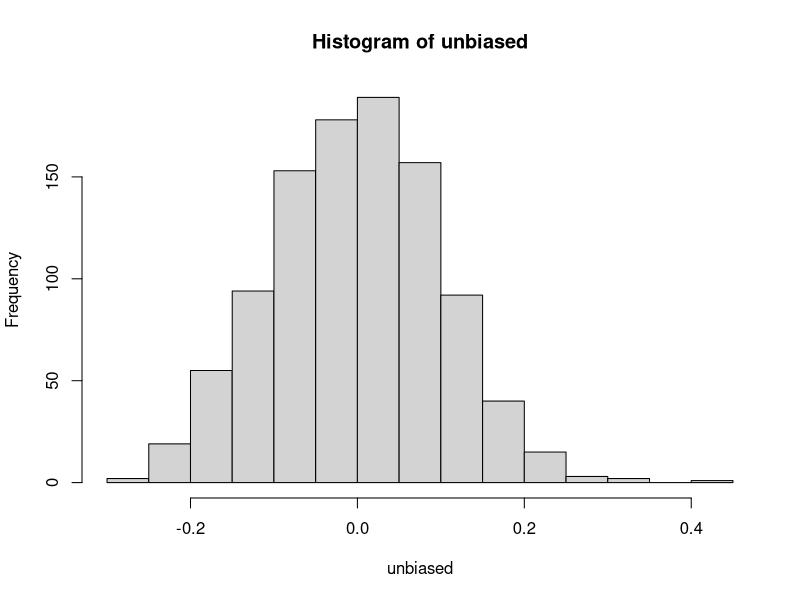
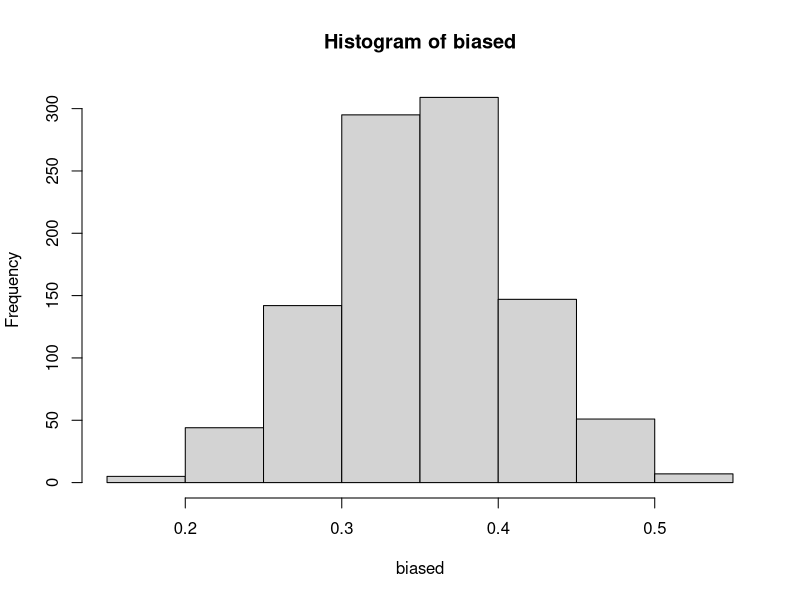

Source code (R) for these figures, in order:
population = rnorm(10000)
mean(population)

unbiased = NULL

for (i in 1:1000) {
    unbiased = c(unbiased, mean(sample(population, 100)))
}

sd(unbiased)
summary(unbiased)

hist(unbiased)

biased = NULL
for (i in 1:1000) {
    biased = c(
        biased, 
        mean(
            c(sample(population[population>0.3], 60), sample(population[population<=0.3], 40))
        )
        )
}

hist(biased)
summary(biased)
sd(biased)
